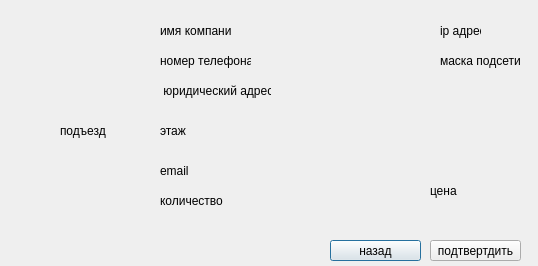
<?xml version="1.0" encoding="UTF-8"?>
<ui version="4.0">
 <class>finalwindow</class>
 <widget class="QDialog" name="finalwindow">
  <property name="geometry">
   <rect>
    <x>0</x>
    <y>0</y>
    <width>538</width>
    <height>266</height>
   </rect>
  </property>
  <property name="windowTitle">
   <string>Dialog</string>
  </property>
  <widget class="QLabel" name="cname">
   <property name="geometry">
    <rect>
     <x>20</x>
     <y>20</y>
     <width>111</width>
     <height>21</height>
    </rect>
   </property>
   <property name="text">
    <string/>
   </property>
  </widget>
  <widget class="QLabel" name="label_2">
   <property name="geometry">
    <rect>
     <x>160</x>
     <y>20</y>
     <width>71</width>
     <height>21</height>
    </rect>
   </property>
   <property name="text">
    <string>имя компании</string>
   </property>
  </widget>
  <widget class="QLabel" name="pnum">
   <property name="geometry">
    <rect>
     <x>20</x>
     <y>50</y>
     <width>111</width>
     <height>21</height>
    </rect>
   </property>
   <property name="text">
    <string/>
   </property>
  </widget>
  <widget class="QLabel" name="label_4">
   <property name="geometry">
    <rect>
     <x>160</x>
     <y>50</y>
     <width>91</width>
     <height>21</height>
    </rect>
   </property>
   <property name="text">
    <string>номер телефона</string>
   </property>
  </widget>
  <widget class="QLabel" name="adress">
   <property name="geometry">
    <rect>
     <x>20</x>
     <y>80</y>
     <width>111</width>
     <height>21</height>
    </rect>
   </property>
   <property name="text">
    <string/>
   </property>
  </widget>
  <widget class="QLabel" name="label_6">
   <property name="geometry">
    <rect>
     <x>160</x>
     <y>80</y>
     <width>111</width>
     <height>21</height>
    </rect>
   </property>
   <property name="text">
    <string> юридический адрес</string>
   </property>
  </widget>
  <widget class="QLabel" name="email">
   <property name="geometry">
    <rect>
     <x>20</x>
     <y>160</y>
     <width>111</width>
     <height>21</height>
    </rect>
   </property>
   <property name="text">
    <string/>
   </property>
  </widget>
  <widget class="QLabel" name="label_8">
   <property name="geometry">
    <rect>
     <x>160</x>
     <y>160</y>
     <width>31</width>
     <height>21</height>
    </rect>
   </property>
   <property name="text">
    <string>email</string>
   </property>
  </widget>
  <widget class="QLabel" name="count">
   <property name="geometry">
    <rect>
     <x>20</x>
     <y>190</y>
     <width>111</width>
     <height>21</height>
    </rect>
   </property>
   <property name="text">
    <string/>
   </property>
  </widget>
  <widget class="QLabel" name="label_10">
   <property name="geometry">
    <rect>
     <x>160</x>
     <y>190</y>
     <width>71</width>
     <height>21</height>
    </rect>
   </property>
   <property name="text">
    <string>количество</string>
   </property>
  </widget>
  <widget class="QPushButton" name="backbutton">
   <property name="geometry">
    <rect>
     <x>330</x>
     <y>240</y>
     <width>91</width>
     <height>21</height>
    </rect>
   </property>
   <property name="text">
    <string>назад</string>
   </property>
  </widget>
  <widget class="QPushButton" name="confrimbutton">
   <property name="geometry">
    <rect>
     <x>430</x>
     <y>240</y>
     <width>91</width>
     <height>21</height>
    </rect>
   </property>
   <property name="text">
    <string>подтвертдить</string>
   </property>
  </widget>
  <widget class="QLabel" name="housenum">
   <property name="geometry">
    <rect>
     <x>20</x>
     <y>120</y>
     <width>31</width>
     <height>21</height>
    </rect>
   </property>
   <property name="text">
    <string/>
   </property>
  </widget>
  <widget class="QLabel" name="floornum">
   <property name="geometry">
    <rect>
     <x>120</x>
     <y>120</y>
     <width>31</width>
     <height>21</height>
    </rect>
   </property>
   <property name="text">
    <string/>
   </property>
  </widget>
  <widget class="QLabel" name="label_9">
   <property name="geometry">
    <rect>
     <x>160</x>
     <y>120</y>
     <width>31</width>
     <height>21</height>
    </rect>
   </property>
   <property name="text">
    <string>этаж</string>
   </property>
  </widget>
  <widget class="QLabel" name="label_11">
   <property name="geometry">
    <rect>
     <x>60</x>
     <y>120</y>
     <width>51</width>
     <height>21</height>
    </rect>
   </property>
   <property name="text">
    <string>подъезд</string>
   </property>
  </widget>
  <widget class="QLabel" name="ipnum">
   <property name="geometry">
    <rect>
     <x>320</x>
     <y>20</y>
     <width>111</width>
     <height>21</height>
    </rect>
   </property>
   <property name="text">
    <string/>
   </property>
  </widget>
  <widget class="QLabel" name="masknum">
   <property name="geometry">
    <rect>
     <x>320</x>
     <y>50</y>
     <width>111</width>
     <height>21</height>
    </rect>
   </property>
   <property name="text">
    <string/>
   </property>
  </widget>
  <widget class="QLabel" name="label_3">
   <property name="geometry">
    <rect>
     <x>440</x>
     <y>20</y>
     <width>41</width>
     <height>21</height>
    </rect>
   </property>
   <property name="text">
    <string>ip адрес</string>
   </property>
  </widget>
  <widget class="QLabel" name="label_5">
   <property name="geometry">
    <rect>
     <x>440</x>
     <y>50</y>
     <width>81</width>
     <height>21</height>
    </rect>
   </property>
   <property name="text">
    <string>маска подсети</string>
   </property>
  </widget>
  <widget class="QLabel" name="price">
   <property name="geometry">
    <rect>
     <x>370</x>
     <y>180</y>
     <width>51</width>
     <height>21</height>
    </rect>
   </property>
   <property name="text">
    <string/>
   </property>
  </widget>
  <widget class="QLabel" name="label_7">
   <property name="geometry">
    <rect>
     <x>430</x>
     <y>180</y>
     <width>81</width>
     <height>21</height>
    </rect>
   </property>
   <property name="text">
    <string>цена</string>
   </property>
  </widget>
 </widget>
 <resources/>
 <connections/>
</ui>
